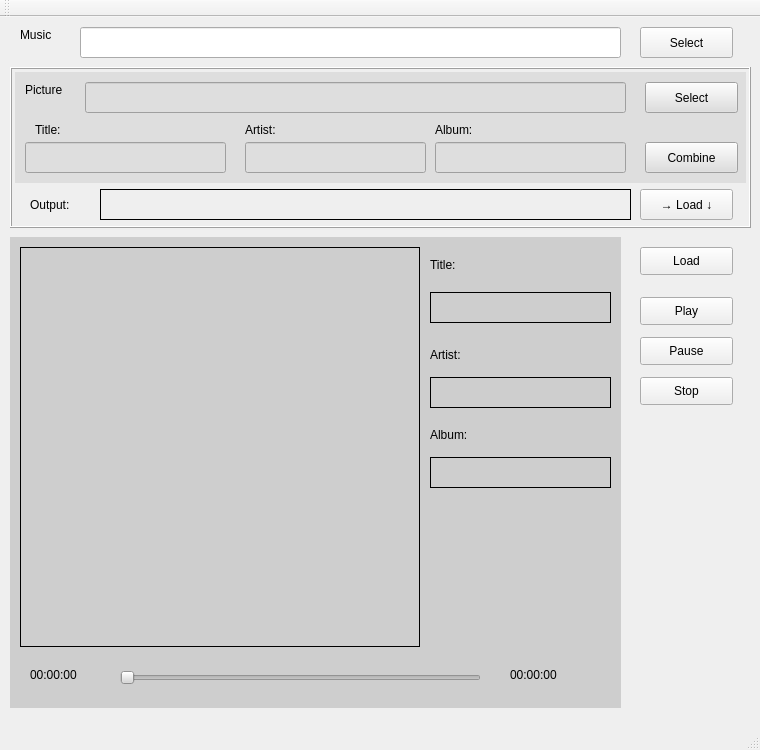
<?xml version="1.0" encoding="UTF-8"?>
<ui version="4.0">
 <class>MainWindow</class>
 <widget class="QMainWindow" name="MainWindow">
  <property name="geometry">
   <rect>
    <x>0</x>
    <y>0</y>
    <width>760</width>
    <height>750</height>
   </rect>
  </property>
  <property name="windowTitle">
   <string>MainWindow</string>
  </property>
  <widget class="QWidget" name="centralWidget">
   <widget class="QLineEdit" name="edit_music">
    <property name="geometry">
     <rect>
      <x>80</x>
      <y>10</y>
      <width>541</width>
      <height>31</height>
     </rect>
    </property>
   </widget>
   <widget class="QLabel" name="label_music">
    <property name="geometry">
     <rect>
      <x>20</x>
      <y>10</y>
      <width>72</width>
      <height>15</height>
     </rect>
    </property>
    <property name="text">
     <string>Music</string>
    </property>
   </widget>
   <widget class="QPushButton" name="btn_select_music">
    <property name="geometry">
     <rect>
      <x>640</x>
      <y>10</y>
      <width>93</width>
      <height>31</height>
     </rect>
    </property>
    <property name="text">
     <string>Select</string>
    </property>
   </widget>
   <widget class="QWidget" name="widget_current_media" native="true">
    <property name="geometry">
     <rect>
      <x>10</x>
      <y>220</y>
      <width>611</width>
      <height>471</height>
     </rect>
    </property>
    <property name="styleSheet">
     <string notr="true">background-color: rgb(206, 206, 206);</string>
    </property>
    <widget class="QLabel" name="label_current_image">
     <property name="geometry">
      <rect>
       <x>10</x>
       <y>10</y>
       <width>400</width>
       <height>400</height>
      </rect>
     </property>
     <property name="frameShape">
      <enum>QFrame::Box</enum>
     </property>
     <property name="text">
      <string/>
     </property>
    </widget>
    <widget class="QLabel" name="label_current_artist_tip">
     <property name="geometry">
      <rect>
       <x>420</x>
       <y>110</y>
       <width>72</width>
       <height>15</height>
      </rect>
     </property>
     <property name="text">
      <string>Artist:</string>
     </property>
    </widget>
    <widget class="QLabel" name="label_current_title_tip">
     <property name="geometry">
      <rect>
       <x>420</x>
       <y>20</y>
       <width>72</width>
       <height>15</height>
      </rect>
     </property>
     <property name="text">
      <string>Title:</string>
     </property>
    </widget>
    <widget class="QLabel" name="label_current_artist">
     <property name="geometry">
      <rect>
       <x>420</x>
       <y>140</y>
       <width>181</width>
       <height>31</height>
      </rect>
     </property>
     <property name="frameShape">
      <enum>QFrame::Box</enum>
     </property>
     <property name="text">
      <string/>
     </property>
    </widget>
    <widget class="QLabel" name="label_current_title">
     <property name="geometry">
      <rect>
       <x>420</x>
       <y>55</y>
       <width>181</width>
       <height>31</height>
      </rect>
     </property>
     <property name="frameShape">
      <enum>QFrame::Box</enum>
     </property>
     <property name="text">
      <string/>
     </property>
    </widget>
    <widget class="QSlider" name="slider_current_music_position">
     <property name="geometry">
      <rect>
       <x>110</x>
       <y>430</y>
       <width>361</width>
       <height>22</height>
      </rect>
     </property>
     <property name="orientation">
      <enum>Qt::Horizontal</enum>
     </property>
    </widget>
    <widget class="QLabel" name="label_current_music_pos">
     <property name="geometry">
      <rect>
       <x>20</x>
       <y>430</y>
       <width>72</width>
       <height>15</height>
      </rect>
     </property>
     <property name="text">
      <string>00:00:00</string>
     </property>
    </widget>
    <widget class="QLabel" name="label_current_music_length">
     <property name="geometry">
      <rect>
       <x>500</x>
       <y>430</y>
       <width>72</width>
       <height>15</height>
      </rect>
     </property>
     <property name="text">
      <string>00:00:00</string>
     </property>
    </widget>
    <widget class="QLabel" name="label_current_album_tip">
     <property name="geometry">
      <rect>
       <x>420</x>
       <y>190</y>
       <width>72</width>
       <height>15</height>
      </rect>
     </property>
     <property name="text">
      <string>Album:</string>
     </property>
    </widget>
    <widget class="QLabel" name="label_current_album">
     <property name="geometry">
      <rect>
       <x>420</x>
       <y>220</y>
       <width>181</width>
       <height>31</height>
      </rect>
     </property>
     <property name="frameShape">
      <enum>QFrame::Box</enum>
     </property>
     <property name="text">
      <string/>
     </property>
    </widget>
   </widget>
   <widget class="QPushButton" name="btn_load_music">
    <property name="geometry">
     <rect>
      <x>640</x>
      <y>230</y>
      <width>93</width>
      <height>28</height>
     </rect>
    </property>
    <property name="text">
     <string>Load</string>
    </property>
   </widget>
   <widget class="QPushButton" name="btn_play">
    <property name="geometry">
     <rect>
      <x>640</x>
      <y>280</y>
      <width>93</width>
      <height>28</height>
     </rect>
    </property>
    <property name="text">
     <string>Play</string>
    </property>
   </widget>
   <widget class="QPushButton" name="btn_pause">
    <property name="geometry">
     <rect>
      <x>640</x>
      <y>320</y>
      <width>93</width>
      <height>28</height>
     </rect>
    </property>
    <property name="text">
     <string>Pause</string>
    </property>
   </widget>
   <widget class="QPushButton" name="btn_stop">
    <property name="geometry">
     <rect>
      <x>640</x>
      <y>360</y>
      <width>93</width>
      <height>28</height>
     </rect>
    </property>
    <property name="text">
     <string>Stop</string>
    </property>
   </widget>
   <widget class="QFrame" name="frame">
    <property name="geometry">
     <rect>
      <x>10</x>
      <y>50</y>
      <width>741</width>
      <height>161</height>
     </rect>
    </property>
    <property name="frameShape">
     <enum>QFrame::Box</enum>
    </property>
    <property name="frameShadow">
     <enum>QFrame::Raised</enum>
    </property>
    <widget class="QPushButton" name="btn_load_output_music">
     <property name="geometry">
      <rect>
       <x>630</x>
       <y>122</y>
       <width>93</width>
       <height>31</height>
      </rect>
     </property>
     <property name="text">
      <string>→ Load ↓</string>
     </property>
    </widget>
    <widget class="QLabel" name="label_output_tip">
     <property name="geometry">
      <rect>
       <x>20</x>
       <y>122</y>
       <width>61</width>
       <height>31</height>
      </rect>
     </property>
     <property name="text">
      <string>Output:</string>
     </property>
    </widget>
    <widget class="QWidget" name="widget_custom_info" native="true">
     <property name="geometry">
      <rect>
       <x>5</x>
       <y>5</y>
       <width>731</width>
       <height>111</height>
      </rect>
     </property>
     <property name="styleSheet">
      <string notr="true">background-color: rgb(222, 222, 222);</string>
     </property>
     <widget class="QPushButton" name="btn_select_picture">
      <property name="geometry">
       <rect>
        <x>630</x>
        <y>10</y>
        <width>93</width>
        <height>31</height>
       </rect>
      </property>
      <property name="text">
       <string>Select</string>
      </property>
     </widget>
     <widget class="QLabel" name="label_picture">
      <property name="geometry">
       <rect>
        <x>10</x>
        <y>10</y>
        <width>72</width>
        <height>15</height>
       </rect>
      </property>
      <property name="text">
       <string>Picture</string>
      </property>
     </widget>
     <widget class="QLineEdit" name="edit_picture">
      <property name="geometry">
       <rect>
        <x>70</x>
        <y>10</y>
        <width>541</width>
        <height>31</height>
       </rect>
      </property>
     </widget>
     <widget class="QLineEdit" name="edit_title">
      <property name="geometry">
       <rect>
        <x>10</x>
        <y>70</y>
        <width>201</width>
        <height>31</height>
       </rect>
      </property>
     </widget>
     <widget class="QLineEdit" name="edit_album">
      <property name="geometry">
       <rect>
        <x>420</x>
        <y>70</y>
        <width>191</width>
        <height>31</height>
       </rect>
      </property>
     </widget>
     <widget class="QLineEdit" name="edit_artist">
      <property name="geometry">
       <rect>
        <x>230</x>
        <y>70</y>
        <width>181</width>
        <height>31</height>
       </rect>
      </property>
     </widget>
     <widget class="QLabel" name="label_album_tip">
      <property name="geometry">
       <rect>
        <x>420</x>
        <y>50</y>
        <width>72</width>
        <height>15</height>
       </rect>
      </property>
      <property name="text">
       <string>Album:</string>
      </property>
     </widget>
     <widget class="QLabel" name="label_title_tip">
      <property name="geometry">
       <rect>
        <x>20</x>
        <y>50</y>
        <width>72</width>
        <height>15</height>
       </rect>
      </property>
      <property name="text">
       <string>Title:</string>
      </property>
     </widget>
     <widget class="QLabel" name="label_artist_tip">
      <property name="geometry">
       <rect>
        <x>230</x>
        <y>50</y>
        <width>72</width>
        <height>15</height>
       </rect>
      </property>
      <property name="text">
       <string>Artist:</string>
      </property>
     </widget>
     <widget class="QPushButton" name="btn_combine">
      <property name="geometry">
       <rect>
        <x>630</x>
        <y>70</y>
        <width>93</width>
        <height>31</height>
       </rect>
      </property>
      <property name="text">
       <string>Combine</string>
      </property>
     </widget>
    </widget>
    <widget class="QLabel" name="label_output_music_path">
     <property name="geometry">
      <rect>
       <x>90</x>
       <y>122</y>
       <width>531</width>
       <height>31</height>
      </rect>
     </property>
     <property name="frameShape">
      <enum>QFrame::Panel</enum>
     </property>
     <property name="text">
      <string/>
     </property>
    </widget>
   </widget>
   <zorder>frame</zorder>
   <zorder>edit_music</zorder>
   <zorder>label_music</zorder>
   <zorder>btn_select_music</zorder>
   <zorder>widget_current_media</zorder>
   <zorder>btn_load_music</zorder>
   <zorder>btn_play</zorder>
   <zorder>btn_pause</zorder>
   <zorder>btn_stop</zorder>
  </widget>
  <widget class="QMenuBar" name="menuBar">
   <property name="geometry">
    <rect>
     <x>0</x>
     <y>0</y>
     <width>760</width>
     <height>26</height>
    </rect>
   </property>
  </widget>
  <widget class="QToolBar" name="mainToolBar">
   <attribute name="toolBarArea">
    <enum>TopToolBarArea</enum>
   </attribute>
   <attribute name="toolBarBreak">
    <bool>false</bool>
   </attribute>
  </widget>
  <widget class="QStatusBar" name="statusBar"/>
 </widget>
 <layoutdefault spacing="6" margin="11"/>
 <resources/>
 <connections/>
</ui>
